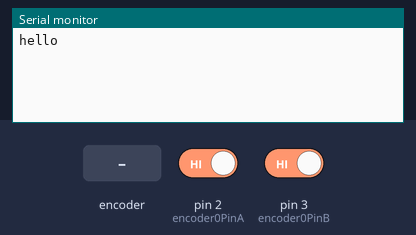
Recording of a sketch running on a simulated Arduino Uno, built with avr-gcc and run on an emulated ATmega328P. On the bench: the last lines printed to the serial monitor. The test bench sets the inputs (shaded band); at power-on: pin 2 (encoder0PinA) HIGH, pin 3 (encoder0PinB) HIGH.

Above: at 1.2 s.
1.3 s: rotary encoder on pin 2 (encoder0PinA) / pin 3 (encoder0PinB) turned 1 step (first pin leading)
At 2.1 s:
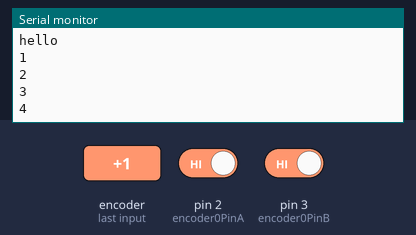
3.0 s: rotary encoder on pin 2 (encoder0PinA) / pin 3 (encoder0PinB) turned 1 step (first pin leading)
At 4.6 s:
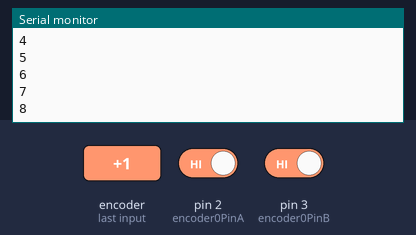
Timing chart, 0 to 6.1 s (numbered marks = the images above; inputs shaded):
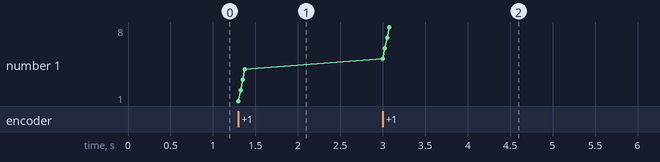

Measured:
- after the input at 1.3 s, the serial monitor: prints a new line at once (image 1)
- after the input at 3.0 s, the serial monitor: prints a new line at once (image 2)
- plotted number 1: 4 → 8 after the input at 3.0 s

The sketch:

readencoder1.ino
```cpp
int encoder0Count;
int deg = 0;
int encoder0PinA = 2;
int encoder0PinB = 3;

int encoder0CountChanged = 0;

void setup(){
  Serial.begin(115200);
  Serial.println("hello");
  pinMode(encoder0PinA, INPUT);
  pinMode(encoder0PinB, INPUT);

  attachInterrupt(0, doEncoder0A, CHANGE);
  attachInterrupt(1, doEncoder0B, CHANGE);

}//setup

void loop(){
  if (encoder0CountChanged != 0) {
    encoder0CountChanged = 0;
    Serial.println(encoder0Count);
  }
}

void doEncoder0A(){
  if( digitalRead(encoder0PinB) == 0 ) {
    if ( digitalRead(encoder0PinA) == 0 ) {
      // A fell, B is low
      encoder0Count--; // moving reverse
    } else {
      // A rose, B is low
      encoder0Count++; // moving forward
    }
 } else {
    if ( digitalRead(encoder0PinA) == 0 ) {
      // A fell, B is high
      encoder0Count++; // moving forward
    } else {
      // A rose, B is high
      encoder0Count--; // moving reverse
    }
  }
  /* Make sure the encoder0Count are between 0 and 359
  if (encoder0Count > 359) {
    encoder0Count = encoder0Count - 360;
  } else if (encoder0Count < 0) {
    encoder0Count = encoder0Count + 360;
  }
 */
  // tell the loop that the encoder0Count have changed
  encoder0CountChanged = 1;
}

void doEncoder0B(){
  if ( digitalRead(encoder0PinA) == 0 ) {
    if ( digitalRead(encoder0PinB) == 0 ) {
      // B fell, A is low
      encoder0Count++; // moving forward
    } else {
      // B rose, A is low
      encoder0Count--; // moving reverse
    }
 } else {
    if ( digitalRead(encoder0PinB) == 0 ) {
      // B fell, A is high
      encoder0Count--; // moving reverse
    } else {
      // B rose, A is high
      encoder0Count++; // moving forward
    }
  }
 /* // Make sure the encoder0Count are between 0 and 359
  if (encoder0Count > 359) {
    encoder0Count = encoder0Count - 360;
  } else if (encoder0Count < 0) {
    encoder0Count = encoder0Count + 360;
  }
*/
  // tell the loop that the encoder0Count have changed
  encoder0CountChanged = 1;
}
```
